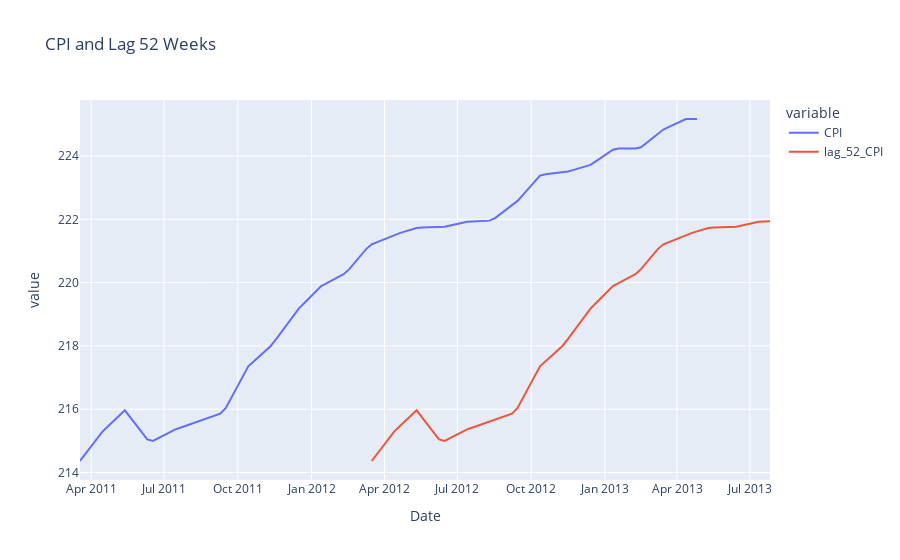

Notebook source saved alongside this figure:
### Code cell
view_data_horizon(data, target="CPI")
